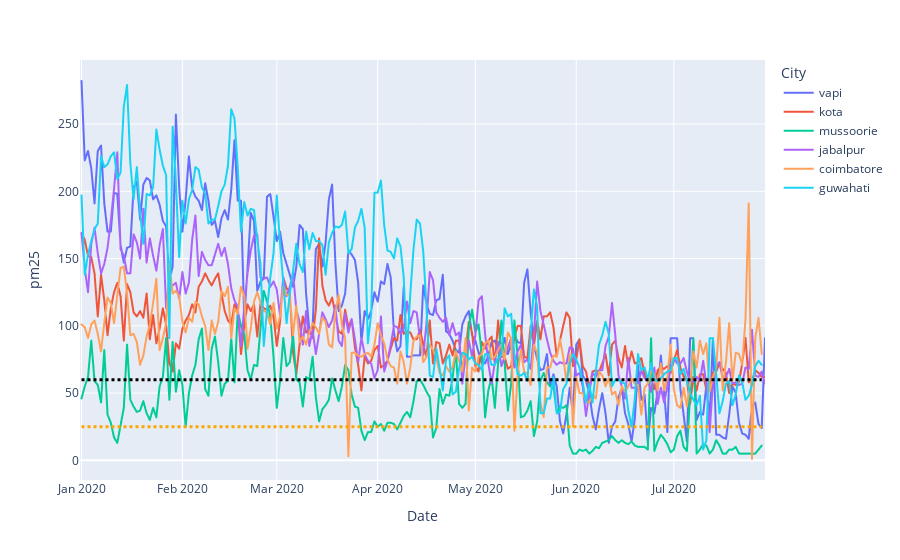

Source (notebook cell):
### Code cell
fig=px.line(df_rural,'Date','pm25',color='City')
fig.add_shape(type="line",
            x0=start,
            y0=25,
            x1=end,
            y1=25,
            line=dict(
                color="orange",
                width=3,
                dash="dot",
            ))
fig.add_shape(type="line",
            x0=start,
            y0=60,
            x1=end,
            y1=60,
            line=dict(
                color="black",
                width=3,
                dash="dot",
            ))
fig.show()
fig.write_image(f'images/rural_pm2.5_allcity_line.png',width=1500,height=600)

### Figure 1 — Plotly figure (JSON) as saved in the notebook; plotly's stock layout.template omitted (floating-point values rounded to 4 significant figures; data arrays with more than 128 entries replaced by an {"elided": "..."} marker saying what was removed)
{"data": [{"hovertemplate": "City=vapi<br>Date=%{x}<br>pm25=%{y}<extra></extra>", "legendgroup": "vapi", "line": {"color": "#636efa", "dash": "solid"}, "mode": "lines", "name": "vapi", "showlegend": true, "type": "scattergl", "x": {"elided": "211 str values"}, "xaxis": "x", "y": {"elided": "211 float values"}, "yaxis": "y"}, {"hovertemplate": "City=kota<br>Date=%{x}<br>pm25=%{y}<extra></extra>", "legendgroup": "kota", "line": {"color": "#EF553B", "dash": "solid"}, "mode": "lines", "name": "kota", "showlegend": true, "type": "scattergl", "x": {"elided": "211 str values"}, "xaxis": "x", "y": {"elided": "211 int values"}, "yaxis": "y"}, {"hovertemplate": "City=mussoorie<br>Date=%{x}<br>pm25=%{y}<extra></extra>", "legendgroup": "mussoorie", "line": {"color": "#00cc96", "dash": "solid"}, "mode": "lines", "name": "mussoorie", "showlegend": true, "type": "scattergl", "x": {"elided": "209 str values"}, "xaxis": "x", "y": {"elided": "209 float values"}, "yaxis": "y"}, {"hovertemplate": "City=jabalpur<br>Date=%{x}<br>pm25=%{y}<extra></extra>", "legendgroup": "jabalpur", "line": {"color": "#ab63fa", "dash": "solid"}, "mode": "lines", "name": "jabalpur", "showlegend": true, "type": "scattergl", "x": {"elided": "209 str values"}, "xaxis": "x", "y": {"elided": "209 float values"}, "yaxis": "y"}, {"hovertemplate": "City=coimbatore<br>Date=%{x}<br>pm25=%{y}<extra></extra>", "legendgroup": "coimbatore", "line": {"color": "#FFA15A", "dash": "solid"}, "mode": "lines", "name": "coimbatore", "showlegend": true, "type": "scattergl", "x": {"elided": "210 str values"}, "xaxis": "x", "y": {"elided": "210 float values"}, "yaxis": "y"}, {"hovertemplate": "City=guwahati<br>Date=%{x}<br>pm25=%{y}<extra></extra>", "legendgroup": "guwahati", "line": {"color": "#19d3f3", "dash": "solid"}, "mode": "lines", "name": "guwahati", "showlegend": true, "type": "scattergl", "x": {"elided": "210 str values"}, "xaxis": "x", "y": {"elided": "210 float values"}, "yaxis": "y"}], "layout": {"autosize": true, "legend": {"title": {"text": "City"}, "tracegroupgap": 0}, "margin": {"t": 60}, "shapes": [{"line": {"color": "orange", "dash": "dot", "width": 3}, "type": "line", "x0": "2020-01-01", "x1": "2020-07-28", "y0": 25, "y1": 25}, {"line": {"color": "black", "dash": "dot", "width": 3}, "type": "line", "x0": "2020-01-01", "x1": "2020-07-28", "y0": 60, "y1": 60}], "xaxis": {"anchor": "y", "autorange": true, "domain": [0, 1], "range": ["2019-12-30 23:48:25.4662", "2020-07-29 00:11:34.5338"], "title": {"text": "Date"}, "type": "date"}, "yaxis": {"anchor": "x", "autorange": true, "domain": [0, 1], "range": [-14.61, 297.6], "title": {"text": "pm25"}, "type": "linear"}}}
